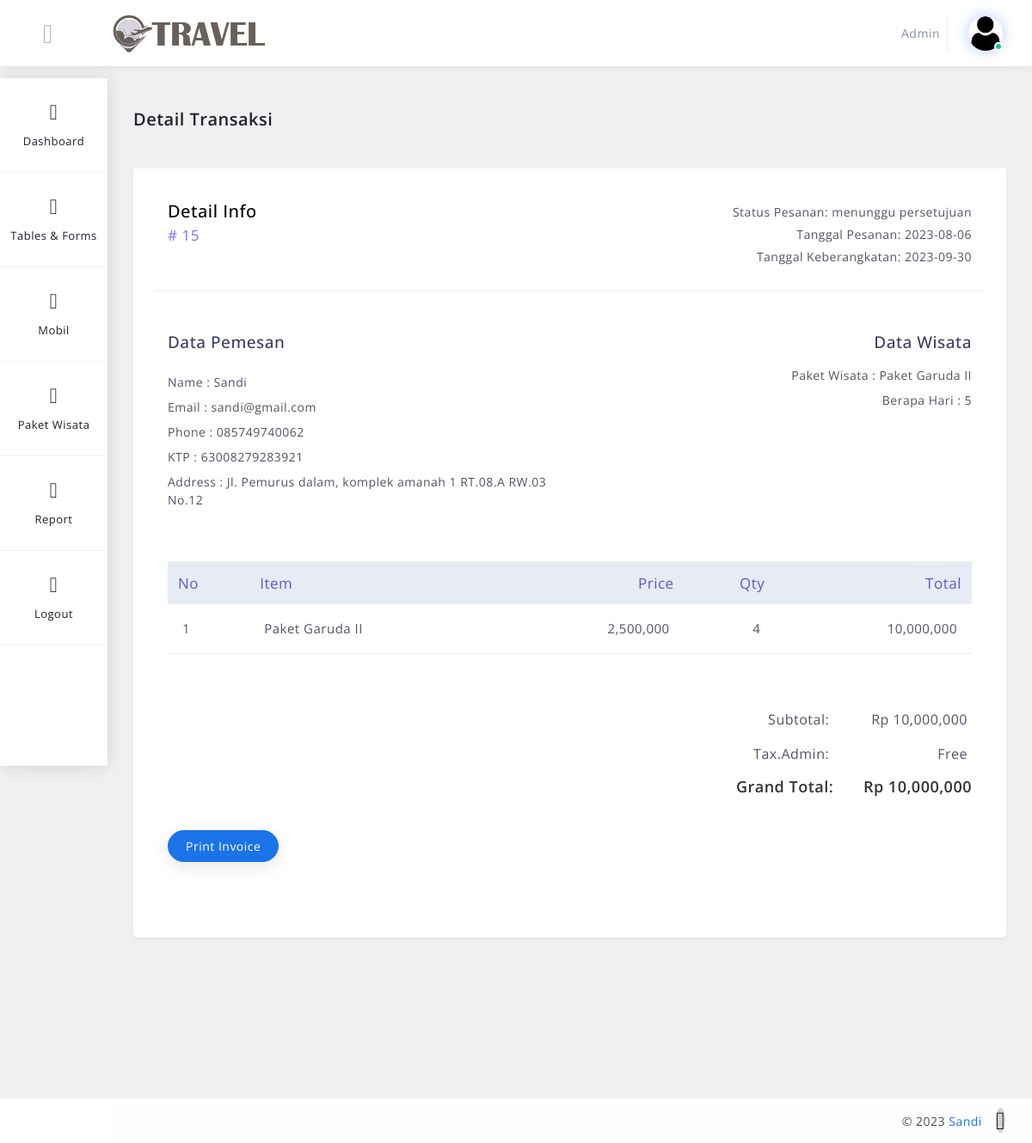
/tour/admin/detail_transaksi.php?id_transaksi=15 (signed in), run on the app's committed database.
### tables this page shows
CREATE TABLE `transaksi` (
  `id_transaksi` int(11) NOT NULL,
  `jenis_transaksi` varchar(12) NOT NULL,
  `id_mobil` int(11) NOT NULL,
  `id_wisata` int(11) NOT NULL,
  `id_user` int(11) NOT NULL,
  `supir` varchar(16) NOT NULL,
  `harga` double NOT NULL,
  `qty` double NOT NULL,
  `total_harga` double NOT NULL,
  `status` varchar(32) NOT NULL,
  `gambar` varchar(32) NOT NULL,
  `gambar_pengembalian` varchar(32) NOT NULL,
  `tanggal` date NOT NULL,
  `tanggal_booking` date NOT NULL,
  `kondisi` varchar(18) NOT NULL,
  `ket` varchar(64) NOT NULL
);

CREATE TABLE `wisata` (
  `id_wisata` int(11) NOT NULL,
  `nama` varchar(64) NOT NULL,
  `tanggal` date NOT NULL,
  `harga` varchar(64) NOT NULL,
  `gambar` varchar(120) NOT NULL,
  `deskripsi` longtext NOT NULL,
  `status` varchar(48) NOT NULL,
  `kuota` varchar(32) NOT NULL,
  `berapa_hari` varchar(12) NOT NULL,
  `rating` varchar(11) NOT NULL
);

CREATE TABLE `users` (
  `id_user` int(11) NOT NULL,
  `username` varchar(64) NOT NULL,
  `email` varchar(92) NOT NULL,
  `password` varchar(120) NOT NULL,
  `gambar` varchar(64) NOT NULL,
  `no_hp` varchar(26) NOT NULL,
  `no_ktp` varchar(26) NOT NULL,
  `alamat` varchar(64) NOT NULL,
  `tanggal_lahir` date NOT NULL,
  `jenis_kelamin` varchar(20) NOT NULL,
  `role` varchar(32) NOT NULL
);

### tour/admin/detail_transaksi.php (the view, shortened to what this page needs)
<?php
include '../include/config.php';
if (isset($_GET['id_transaksi'])) {
    $id_transaksi = ($_GET["id_transaksi"]);
    $query = "SELECT transaksi.*, wisata.id_wisata, wisata.nama, wisata.tanggal, wisata.berapa_hari, users.id_user, users.username,users.email, users.no_hp,users.alamat,users.no_ktp FROM transaksi INNER JOIN wisata ON transaksi.id_wisata = wisata.id_wisata INNER Join users ON transaksi.id_user = users.id_user WHERE id_transaksi='$id_transaksi' and jenis_transaksi = 'wisata' ORDER BY id_transaksi DESC";
    $result = mysqli_query($conn, $query);
    $data = mysqli_fetch_assoc($result);
} else {
    echo "<script>alert('Masukkan data id.');window.location='tb_transaksi.php';</script>";
}
?>
<!DOCTYPE html>
<html lang="en">
<head>
    <link href="../bootstrap/css/bootstrap.min.css" rel="stylesheet" type="text/css" />
    <link href="../assets/css/plugins.css" rel="stylesheet" type="text/css" />
    <link href="../assets/css/ecommerce/invoice.css" rel="stylesheet" type="text/css" />
</head>
<body>
    <?php include "../template/header.php" ?>
    <div class="main-container" id="container">
        <?php include "../template/sidebar.php" ?>
        <div id="content" class="main-content">
            <div class="container">
                <div class="page-header">
                    <div class="page-title">
                        <h3>Detail Transaksi</h3>
                    </div>
                </div>
                <div class="row margin-bottom-120 invoice-print">
                    <div class="col-xl-12 col-lg-12 col-md-12 col-sm-12 col-12">
                        <div class="statbox widget box box-shadow">
                            <div class="widget-content invoice">
                                <div class="widget-content-area content-section">
                                    <div class="row invoice-top-section">
                                        <div class="col-sm-6 mb-4">
                                            <h5 class="invoice-info-title">Detail Info</h5>
                                            <p class="invoice-serial-number"># <?php echo $data['id_transaksi'] ?></p>
                                        </div>
                                        <div class="col-sm-6 mb-4 text-sm-right">
                                            <p class="invoice-order-status">Status Pesanan: <?php echo $data['status'] ?></p>
                                            <p class="invoice-order-date">Tanggal Pesanan: <?php echo $data['tanggal_booking'] ?></p>
                                            <p class="invoice-order-date">Tanggal Keberangkatan: <?php echo $data['tanggal'] ?></p>
                                        </div>
                                    </div>
                                    <div class="row mt-5 mb-5">
                                        <div class="col-md-6 col-sm-6 invoice-from">
                                            <h5 class="invoice-from-title mb-4">Data Pemesan</h5>
                                            <div class="row">
                                                <div class="col-12 mb-2">
                                                    <p>Name : <?php echo $data['username']; ?></p>
                                                </div>
                                                <div class="col-12 mb-2">
                                                    <p>Email : <?php echo $data['email']; ?></p>
                                                </div>
                                                <div class="col-12 mb-2">
                                                    <p>Phone : <?php echo $data['no_hp'] ?></p>
                                                </div>
                                                <div class="col-12 mb-2">
                                                    <p>KTP : <?php echo $data['no_ktp'] ?></p>
                                                </div>
                                                <div class="col-12 mb-2">
                                                    <p>Address : <?php echo $data['alamat'] ?></p>
                                                </div>
                                            </div>
                                        </div>
                                        <div class="col-md-6 col-sm-6 invoice-to text-sm-right">
                                            <h5 class="invoice-to-title mb-3">Data Wisata</h5>
                                            <div class="row mb-5">
                                                <div class="col-12 mb-2">
                                                    <p>Paket Wisata : <?php echo $data['nama'] ?></p>
                                                </div>
                                                <div class="col-12 mb-2">
                                                    <p>Berapa Hari : <?php echo $data['berapa_hari'] ?></p>
                                                </div>
                                            </div>
                                        </div>
                                    </div>
                                    <div class="row mt-5 mb-5">
                                        <div class="col-12">
                                            <div class="table-responsive">
                                                <table class="table">
                                                    <thead class="thead-light">
                                                        <tr>
                                                            <th scope="col">No</th>
                                                            <th scope="col">Item</th>
                                                            <th class="text-right" scope="col">Price</th>
                                                            <th class="text-right" scope="col">Qty</th>
                                                            <th class="text-right" scope="col">Total</th>
                                                        </tr>
                                                    </thead>
                                                    <tbody>
                                                        <?php
                                                        $no = 1;
                                                        $query = mysqli_query($conn, "SELECT transaksi.*, wisata.id_wisata, wisata.nama, users.id_user, users.username FROM transaksi INNER JOIN wisata ON transaksi.id_wisata = wisata.id_wisata INNER Join users ON transaksi.id_user = users.id_user where jenis_transaksi = 'wisata' and id_transaksi='$id_transaksi'   ORDER BY id_transaksi DESC;");
                                                        while ($row = mysqli_fetch_assoc($query)) {
                                                        ?>
                                                            <tr>
                                                                <td><?php echo $no++; ?></td>
                                                                <td><?php echo $row['nama']; ?></td>
                                                                <td class="text-right"><?php echo number_format($data['harga']); ?></td>
                                                                <td class="text-right"><?php echo $row['qty']; ?></td>
                                                                <td class="text-right"><?php echo number_format($data['total_harga']); ?></td>
                                                            </tr>
                                                        <?php } ?>
                                                    </tbody>
                                                </table>
                                            </div>
                                        </div>
                                    </div>
                                    <div class="row mt-4">
                                        <div class="col-12">
                                            <div class="invoice-total-amounts text-right">
                                                <div class="row">
                                                    <div class="col-sm-10 col-7 text-right">
                                                        <p class="mb-3">Subtotal: </p>
                                                    </div>
                                                    <div class="col-sm-2 col-5">
                                                        <p class="mb-3">Rp <?php echo number_format($data['total_harga']); ?></p>
                                                    </div>
                                                    <div class="col-sm-10 col-7 text-right">
                                                        <p class="mb-3">Tax.Admin: </p>
                                                    </div>
                                                    <div class="col-sm-2 col-5">
                                                        <p class="mb-3">Free</p>
                                                    </div>
                                                    <div class="col-sm-10 col-7 text-right">
                                                        <h4 class="mb-3">Grand Total: </h4>
                                                    </div>
                                                    <div class="col-sm-2 col-5">
                                                        <h4 class="mb-3">Rp <?php echo number_format($data['total_harga']); ?></h4>
                                                    </div>
                                                </div>
                                            </div>
                                        </div>
                                        <div class="col-12">
                                            <div class="row">
                                                <div class="col-sm-12 col-12">
                                                    <a href="cetak_detail_transaksi.php?id_transaksi=<?php echo $data['id_transaksi'] ?> " class="btn btn-primary btn-rounded send-invoice mb-5 mt-4">Print Invoice</a>
                                                </div>
                                            </div>
                                        </div>
                                    </div>
                                </div>
                            </div>
                        </div>
                    </div>
                </div>
            </div>
        </div>
    </div>
    <?php include "../template/footer.php" ?>
</body>
</html>

### tour/assets/css/ecommerce/invoice.css (style rules this page uses)
.invoice .widget-content-area { padding: 40px; }
.invoice .invoice-top-section { border-bottom: 1px solid #e9ecef; }
.invoice h5.invoice-info-title { font-size: 20px; font-weight: 500; color: #000; margin: 0 0 5px; line-height: 1; }
.invoice .invoice-serial-number { font-size: 17px; color: #816cfd; }
.invoice .invoice-order-status, .invoice .invoice-order-date { font-size: 14px; color: #515365; margin: 0 0 5px; }
.invoice .invoice-from { font-size: 14px; margin: 0 0 5px; }
.invoice .invoice-from .invoice-from-title { font-size: 15px; font-size: 19px; color: #3b3f5c; }
.invoice .invoice-from p { margin-bottom: 0; color: #515365; font-size: 14px; }
.invoice .invoice-to { font-size: 14px; margin: 0 0 5px; }
.invoice .invoice-to .invoice-to-title { font-size: 15px; font-size: 19px; color: #3b3f5c; margin: 0 0 5px; }
.invoice .invoice-to p { margin-bottom: 0; color: #515365; font-size: 14px; }
.invoice .table .thead-light th { font-size: 17px; background-color: #e7ebf3; border-color: #f1f3f1; color: #6156ce; font-weight: normal; }
.invoice .table > tbody > tr > td { font-size: 15px; color: #515365; border-top: none; border-bottom: solid 1px #e9ecef; padding: 17px; }
.invoice .invoice-total-amounts p { font-size: 16px; color: #515365; margin-right: 5px; }
.invoice .invoice-total-amounts h4 { font-size: 18px; color: #323332; font-weight: 600; }

### tour/assets/css/structure.css (style rules this page uses)
#content { margin-top: 92px; margin-left: 125px; width: 100%; width: 50%; flex-grow: 8; margin-bottom: 67px; transition: all .24s ease-in-out; }

### data on the page
transaksi: id_transaksi "15", status "menunggu persetujuan", tanggal_booking "2023-08-06", id_wisata.tanggal "2023-09-30", id_user.username "Sandi", id_user.email "sandi@gmail.com", id_user.no_hp "085749740062", id_user.no_ktp "63008279283921", id_user.alamat "Jl. Pemurus dalam, komplek amanah 1 RT.08.A RW.03 No.12", id_wisata.nama "Paket Garuda II", id_wisata.berapa_hari "5", harga "2,500,000", qty "4", total_harga "10,000,000"

### other printed values
$_SESSION['users'] "Admin"
